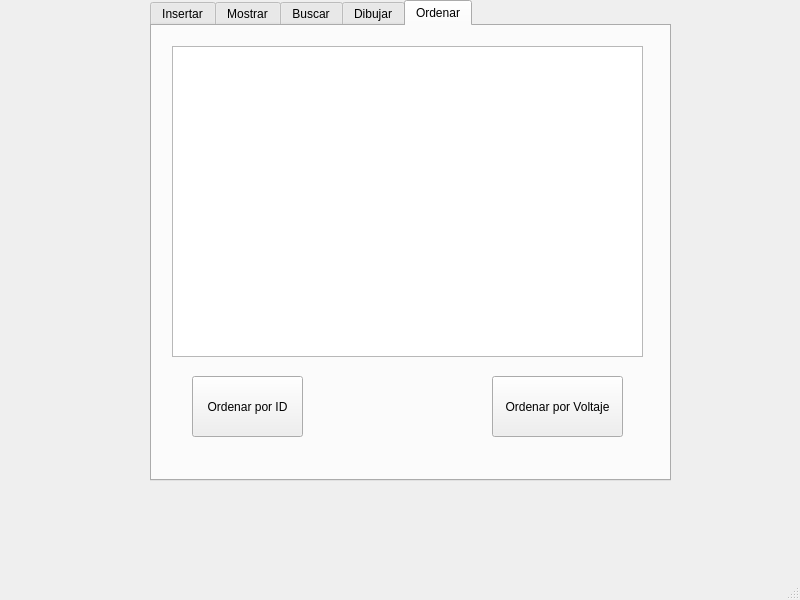
<?xml version="1.0" encoding="UTF-8"?>
<ui version="4.0">
 <class>MainWindow</class>
 <widget class="QMainWindow" name="MainWindow">
  <property name="geometry">
   <rect>
    <x>0</x>
    <y>0</y>
    <width>800</width>
    <height>600</height>
   </rect>
  </property>
  <property name="windowTitle">
   <string>MainWindow</string>
  </property>
  <widget class="QWidget" name="centralwidget">
   <widget class="QTabWidget" name="tabWidget">
    <property name="enabled">
     <bool>true</bool>
    </property>
    <property name="geometry">
     <rect>
      <x>150</x>
      <y>0</y>
      <width>521</width>
      <height>481</height>
     </rect>
    </property>
    <property name="currentIndex">
     <number>4</number>
    </property>
    <widget class="QWidget" name="tab">
     <attribute name="title">
      <string>Insertar</string>
     </attribute>
     <widget class="QFrame" name="frame">
      <property name="geometry">
       <rect>
        <x>30</x>
        <y>50</y>
        <width>451</width>
        <height>251</height>
       </rect>
      </property>
      <property name="frameShape">
       <enum>QFrame::StyledPanel</enum>
      </property>
      <property name="frameShadow">
       <enum>QFrame::Raised</enum>
      </property>
      <layout class="QFormLayout" name="formLayout">
       <item row="5" column="0">
        <widget class="QLabel" name="label_2">
         <property name="text">
          <string>Voltaje:</string>
         </property>
        </widget>
       </item>
       <item row="5" column="1">
        <widget class="QLineEdit" name="insert_voltaje"/>
       </item>
       <item row="7" column="0">
        <widget class="QLabel" name="label_3">
         <property name="text">
          <string>Posicion en x:</string>
         </property>
        </widget>
       </item>
       <item row="7" column="1">
        <widget class="QSpinBox" name="pos_x">
         <property name="minimum">
          <number>-99</number>
         </property>
        </widget>
       </item>
       <item row="8" column="0">
        <widget class="QLabel" name="label_4">
         <property name="text">
          <string>Posicion en y:</string>
         </property>
        </widget>
       </item>
       <item row="8" column="1">
        <widget class="QSpinBox" name="pos_y">
         <property name="minimum">
          <number>-99</number>
         </property>
         <property name="maximum">
          <number>99</number>
         </property>
        </widget>
       </item>
       <item row="10" column="0">
        <widget class="QLabel" name="label_5">
         <property name="text">
          <string>RED</string>
         </property>
        </widget>
       </item>
       <item row="10" column="1">
        <widget class="QSlider" name="set_red">
         <property name="orientation">
          <enum>Qt::Horizontal</enum>
         </property>
        </widget>
       </item>
       <item row="12" column="0">
        <widget class="QLabel" name="label_6">
         <property name="text">
          <string>GREEN</string>
         </property>
        </widget>
       </item>
       <item row="12" column="1">
        <widget class="QSlider" name="set_green">
         <property name="orientation">
          <enum>Qt::Horizontal</enum>
         </property>
        </widget>
       </item>
       <item row="14" column="0">
        <widget class="QLabel" name="label_7">
         <property name="text">
          <string>BLUE</string>
         </property>
        </widget>
       </item>
       <item row="14" column="1">
        <widget class="QSlider" name="set_blue">
         <property name="orientation">
          <enum>Qt::Horizontal</enum>
         </property>
        </widget>
       </item>
       <item row="4" column="0">
        <widget class="QLabel" name="label">
         <property name="text">
          <string>ID:</string>
         </property>
        </widget>
       </item>
       <item row="4" column="1">
        <widget class="QLineEdit" name="insert_id"/>
       </item>
      </layout>
     </widget>
     <widget class="QPushButton" name="agregarInicio">
      <property name="geometry">
       <rect>
        <x>110</x>
        <y>370</y>
        <width>91</width>
        <height>24</height>
       </rect>
      </property>
      <property name="text">
       <string>Agregar inicio</string>
      </property>
     </widget>
     <widget class="QPushButton" name="AgregarFinal">
      <property name="geometry">
       <rect>
        <x>270</x>
        <y>370</y>
        <width>91</width>
        <height>24</height>
       </rect>
      </property>
      <property name="text">
       <string>Agregar final</string>
      </property>
     </widget>
    </widget>
    <widget class="QWidget" name="tab_2">
     <attribute name="title">
      <string>Mostrar</string>
     </attribute>
     <widget class="QPlainTextEdit" name="plainTextEdit">
      <property name="geometry">
       <rect>
        <x>20</x>
        <y>20</y>
        <width>471</width>
        <height>251</height>
       </rect>
      </property>
     </widget>
     <widget class="QPushButton" name="mostrar">
      <property name="geometry">
       <rect>
        <x>190</x>
        <y>300</y>
        <width>131</width>
        <height>24</height>
       </rect>
      </property>
      <property name="text">
       <string>Mostrar Neuronas</string>
      </property>
     </widget>
     <widget class="QPushButton" name="Guardarlista">
      <property name="geometry">
       <rect>
        <x>20</x>
        <y>270</y>
        <width>101</width>
        <height>41</height>
       </rect>
      </property>
      <property name="text">
       <string>Guardar</string>
      </property>
     </widget>
     <widget class="QPushButton" name="Leerlista">
      <property name="geometry">
       <rect>
        <x>410</x>
        <y>270</y>
        <width>81</width>
        <height>41</height>
       </rect>
      </property>
      <property name="text">
       <string>Leer</string>
      </property>
     </widget>
    </widget>
    <widget class="QWidget" name="tab_3">
     <attribute name="title">
      <string>Buscar</string>
     </attribute>
     <widget class="QTableWidget" name="tableWidget">
      <property name="geometry">
       <rect>
        <x>20</x>
        <y>10</y>
        <width>471</width>
        <height>311</height>
       </rect>
      </property>
     </widget>
     <widget class="QPushButton" name="buscarNeurona">
      <property name="geometry">
       <rect>
        <x>270</x>
        <y>340</y>
        <width>191</width>
        <height>41</height>
       </rect>
      </property>
      <property name="text">
       <string>Buscar neurona</string>
      </property>
     </widget>
     <widget class="QSpinBox" name="spinBox">
      <property name="geometry">
       <rect>
        <x>40</x>
        <y>350</y>
        <width>61</width>
        <height>31</height>
       </rect>
      </property>
     </widget>
    </widget>
    <widget class="QWidget" name="tab_4">
     <attribute name="title">
      <string>Dibujar</string>
     </attribute>
     <widget class="QGraphicsView" name="graphicsView">
      <property name="geometry">
       <rect>
        <x>30</x>
        <y>20</y>
        <width>461</width>
        <height>311</height>
       </rect>
      </property>
     </widget>
     <widget class="QPushButton" name="Dibujar">
      <property name="geometry">
       <rect>
        <x>40</x>
        <y>350</y>
        <width>141</width>
        <height>41</height>
       </rect>
      </property>
      <property name="text">
       <string>Dibujar neuronas</string>
      </property>
     </widget>
     <widget class="QPushButton" name="mostrarOcultarLineas">
      <property name="geometry">
       <rect>
        <x>330</x>
        <y>350</y>
        <width>141</width>
        <height>41</height>
       </rect>
      </property>
      <property name="text">
       <string>Mostrar lineas</string>
      </property>
     </widget>
    </widget>
    <widget class="QWidget" name="tab_5">
     <attribute name="title">
      <string>Ordenar</string>
     </attribute>
     <widget class="QPushButton" name="OrdID">
      <property name="geometry">
       <rect>
        <x>40</x>
        <y>350</y>
        <width>111</width>
        <height>61</height>
       </rect>
      </property>
      <property name="text">
       <string>Ordenar por ID</string>
      </property>
     </widget>
     <widget class="QPlainTextEdit" name="plainTextEdit_2">
      <property name="geometry">
       <rect>
        <x>20</x>
        <y>20</y>
        <width>471</width>
        <height>311</height>
       </rect>
      </property>
     </widget>
     <widget class="QPushButton" name="OrdenarVolt">
      <property name="geometry">
       <rect>
        <x>340</x>
        <y>350</y>
        <width>131</width>
        <height>61</height>
       </rect>
      </property>
      <property name="text">
       <string>Ordenar por Voltaje</string>
      </property>
     </widget>
    </widget>
   </widget>
  </widget>
  <widget class="QMenuBar" name="menubar">
   <property name="geometry">
    <rect>
     <x>0</x>
     <y>0</y>
     <width>800</width>
     <height>21</height>
    </rect>
   </property>
  </widget>
  <widget class="QStatusBar" name="statusbar"/>
 </widget>
 <resources/>
 <connections/>
</ui>
